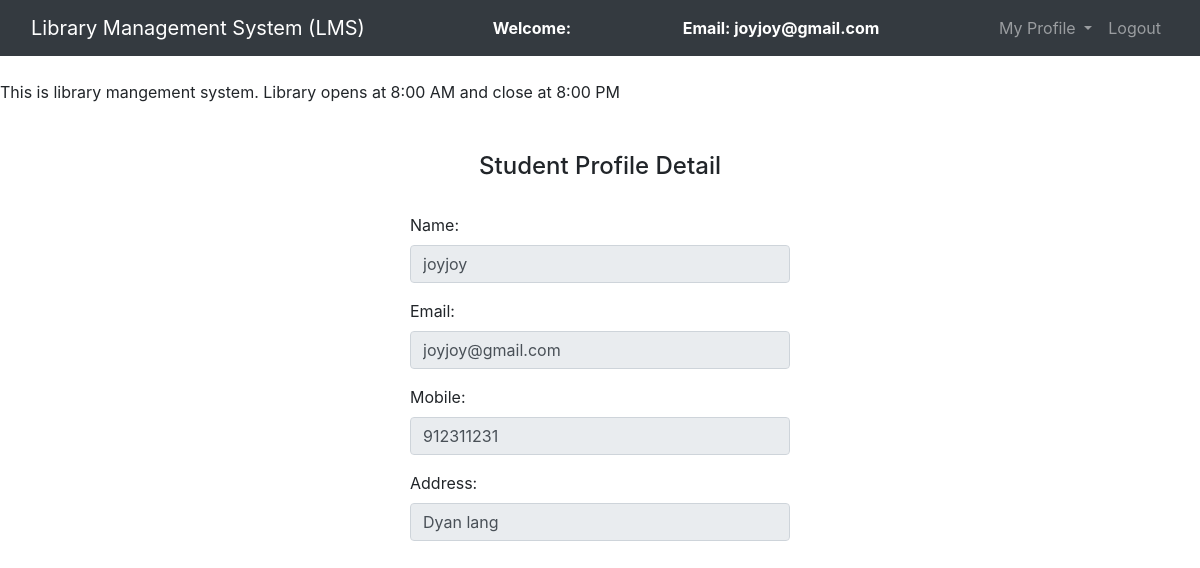
Screenshot of /view_profile.php (signed in) with the database file from the repository.
### tables this page shows
CREATE TABLE `users` (
  `user_id` int(11) NOT NULL,
  `student_name` varchar(50) NOT NULL,
  `email` varchar(100) NOT NULL,
  `password` varchar(100) NOT NULL,
  `mobile` int(10) NOT NULL,
  `address` varchar(250) NOT NULL
);

### view_profile.php (the view, shortened to what this page needs)
<?php
	$connection = mysqli_connect("localhost","root","");
	$name = "";
	$email = "";
	$mobile = "";
	$query = "select * from users where email = '$_SESSION[email]'";
	$query_run = mysqli_query($connection,$query);
	while ($row = mysqli_fetch_assoc($query_run)){
		$name = $row['student_name'];
		$email = $row['email'];
		$mobile = $row['mobile'];
		$address = $row['address'];
	}
?>
<!DOCTYPE html>
<html>
<head>
	<link rel="stylesheet" type="text/css" href="bootstrap-4.4.1/css/bootstrap.min.css">
</head>
<body>
	<nav class="navbar navbar-expand-lg navbar-dark bg-dark">
		<div class="container-fluid">
			<div class="navbar-header">
				<a class="navbar-brand" href="user_dashboard.php">Library Management System (LMS)</a>
			</div>
			<font style="color: white"><span><strong>Welcome: <?php echo $_SESSION['name'];?></strong></span></font>
			<font style="color: white"><span><strong>Email: <?php echo $_SESSION['email'];?></strong></font>
		    <ul class="nav navbar-nav navbar-right">
		      <li class="nav-item dropdown">
	        	<a class="nav-link dropdown-toggle" data-toggle="dropdown">My Profile </a>
		      </li>
		      <li class="nav-item">
		        <a class="nav-link" href="logout.php">Logout</a>
		      </li>
		    </ul>
		</div>
	</nav><br>
	<span><marquee>This is library mangement system. Library opens at 8:00 AM and close at 8:00 PM</marquee></span><br><br>
		<center><h4>Student Profile Detail</h4><br></center>
		<div class="row">
			<div class="col-md-4"></div>
			<div class="col-md-4">
				<form>
					<div class="form-group">
						<label for="name">Name:</label>
						<input type="text" class="form-control" value="<?php echo $name;?>" disabled>
					</div>
					<div class="form-group">
						<label for="email">Email:</label>
						<input type="text" value="<?php echo $email;?>" class="form-control" disabled>
					</div>
					<div class="form-group">
						<label for="mobile">Mobile:</label>
						<input type="text" value="<?php echo $mobile;?>" class="form-control" disabled>
					</div>
					<div class="form-group">
						<label for="email">Address:</label>
						<input type="text" value="<?php echo $address;?>" class="form-control" disabled>
					</div>
				</form>
			</div>
			<div class="col-md-4"></div>
		</div>
</body>
</html>

### rows the page displays
users: student_name "joyjoy", email "joyjoy@gmail.com", mobile "912311231", address "Dyan lang"

### other values shown
$_SESSION['email'] "joyjoy@gmail.com"
